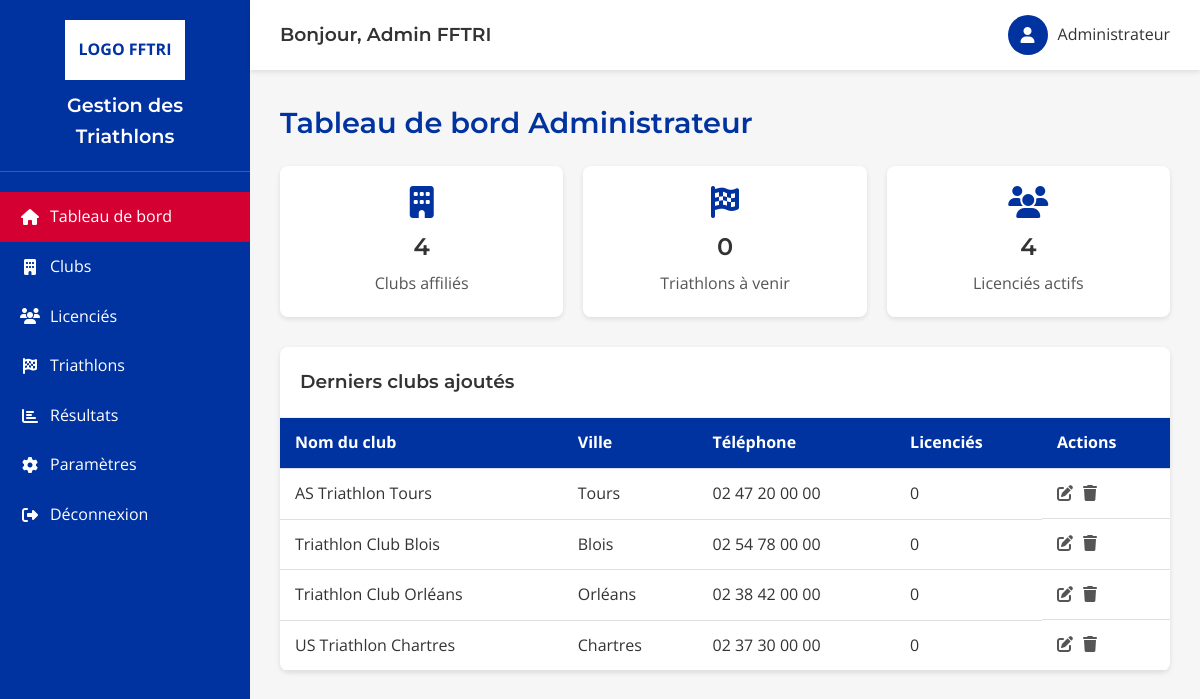
The page /index.php?module=dashboard (signed in) on the database its author committed.
### tables this page shows
CREATE TABLE clubs (
    id INT PRIMARY KEY AUTO_INCREMENT,
    name VARCHAR(100) NOT NULL,
    address VARCHAR(255),
    city VARCHAR(100) NOT NULL,
    phone VARCHAR(20),
    email VARCHAR(100),
    created_at TIMESTAMP DEFAULT CURRENT_TIMESTAMP,
    updated_at TIMESTAMP DEFAULT CURRENT_TIMESTAMP ON UPDATE CURRENT_TIMESTAMP
);

### app/core/Database.php (called while the page is built, shortened)
<?php
class Database {
    private static $instance = null;
    private $pdo;
    private function __construct() {
        try {
            $dsn = "mysql:host=" . DB_HOST . ";dbname=" . DB_NAME . ";charset=" . DB_CHARSET;
            $this->pdo = new PDO($dsn, DB_USER, DB_PASS, DB_OPTIONS);
        } catch (PDOException $e) {
            die("Erreur de connexion à la base de données : " . $e->getMessage());
        }
    }
    public static function getInstance() {
        if (self::$instance === null) {
            self::$instance = new self();
        }
        return self::$instance;
    }
    public function getConnection() {
        return $this->pdo;
    }
}
?>

### app/controllers/DashboardController.php (called while the page is built, shortened)
<?php
require_once __DIR__ . '/../core/Database.php';
require_once __DIR__ . '/../models/Club.php';
require_once __DIR__ . '/../models/Licencie.php';
require_once __DIR__ . '/../models/Triathlon.php';
class DashboardController {
    private $clubModel;
    private $licencieModel;
    private $triathlonModel;
    public function __construct() {
        $this->clubModel = new Club();
        $this->licencieModel = new Licencie();
        $this->triathlonModel = new Triathlon();
    }
    public function index() {
        $user = $_SESSION['user'];
        if ($user['role'] === 'admin') {
            $data = [
                'clubs_count' => $this->clubModel->getTotalCount(),
                'licencies_count' => $this->licencieModel->getTotalCount(),
                'triathlons_count' => $this->triathlonModel->getUpcomingCount(),
                'recent_clubs' => $this->getRecentClubs()
            ];
        }
        return $data;
    }
    private function getRecentClubs() {
        $clubs = $this->clubModel->getAll();
        return array_slice($clubs, 0, 5);
    }
}
?>

### app/models/Club.php (called while the page is built, shortened)
<?php
require_once __DIR__ . '/../core/Database.php';
class Club {
    private $db;
    public function __construct() {
        $this->db = Database::getInstance()->getConnection();
    }
    public function getAll() {
        $sql = "SELECT * FROM clubs ORDER BY name";
        $stmt = $this->db->query($sql);
        return $stmt->fetchAll();
    }
    public function getTotalCount() {
        $sql = "SELECT COUNT(*) as count FROM clubs";
        $stmt = $this->db->query($sql);
        $result = $stmt->fetch();
        return $result['count'];
    }
}
?>

### app/models/Licencie.php (called while the page is built, shortened)
<?php
require_once __DIR__ . '/../core/Database.php';
class Licencie {
    private $db;
    public function __construct() {
        $this->db = Database::getInstance()->getConnection();
    }
    public function getTotalCount() {
        $sql = "SELECT COUNT(*) as count FROM licencies";
        $stmt = $this->db->query($sql);
        $result = $stmt->fetch();
        return $result['count'];
    }
}
?>

### app/models/Triathlon.php (called while the page is built, shortened)
<?php
require_once __DIR__ . '/../core/Database.php';
class Triathlon {
    private $db;
    public function __construct() {
        $this->db = Database::getInstance()->getConnection();
    }
    public function getUpcomingCount() {
        $sql = "SELECT COUNT(*) as count FROM triathlons WHERE event_date >= CURDATE()";
        $stmt = $this->db->query($sql);
        $result = $stmt->fetch();
        return $result['count'];
    }
}
?>

### app/views/dashboard/index.php (the view, shortened to what this page needs)
<div class="page-title">
    <h1>Tableau de bord <?= $_SESSION['user']['role'] === 'admin' ? 'Administrateur' : 'Responsable Club' ?></h1>
</div>
<?php if ($_SESSION['user']['role'] === 'admin'): ?>
<div class="stats-container">
    <div class="stat-card">
        <i class="fas fa-building"></i>
        <h3><?= $data['clubs_count'] ?? 0 ?></h3>
        <p>Clubs affiliés</p>
    </div>
    <div class="stat-card">
        <i class="fas fa-flag-checkered"></i>
        <h3><?= $data['triathlons_count'] ?? 0 ?></h3>
        <p>Triathlons à venir</p>
    </div>
    <div class="stat-card">
        <i class="fas fa-users"></i>
        <h3><?= $data['licencies_count'] ?? 0 ?></h3>
        <p>Licenciés actifs</p>
    </div>
</div>
<div class="table-container">
    <div style="padding: 20px; border-bottom: 1px solid #eee;">
        <h3>Derniers clubs ajoutés</h3>
    </div>
    <table>
        <thead>
            <tr>
                <th>Nom du club</th>
                <th>Ville</th>
                <th>Téléphone</th>
                <th>Licenciés</th>
                <th>Actions</th>
            </tr>
        </thead>
        <tbody>
            <?php if (isset($data['recent_clubs']) && !empty($data['recent_clubs'])): ?>
                <?php foreach ($data['recent_clubs'] as $club): ?>
                <tr>
                    <td><?= htmlspecialchars($club['name']) ?></td>
                    <td><?= htmlspecialchars($club['city']) ?></td>
                    <td><?= htmlspecialchars($club['phone']) ?></td>
                    <td><?= $club['licencies_count'] ?? 0 ?></td>
                    <td class="actions">
                        <a href="index.php?module=clubs&action=edit&id=<?= $club['id'] ?>" class="action-btn edit"><i class="fas fa-edit"></i></a>
                        <a href="index.php?module=clubs&action=delete&id=<?= $club['id'] ?>" class="action-btn delete" onclick="return confirm('Êtes-vous sûr de vouloir supprimer ce club ?')"><i class="fas fa-trash"></i></a>
                    </td>
                </tr>
                <?php endforeach; ?>
            <?php else: ?>
                <tr>
                    <td colspan="5" style="text-align: center;">Aucun club trouvé</td>
                </tr>
            <?php endif; ?>
        </tbody>
    </table>
</div>
<?php endif; ?>

### app/views/layouts/main.php (style rules this page uses)
:root { --fftri-blue: #0033A0; --fftri-red: #D50032; --white: #FFFFFF; --light-gray: #F6F6F6; --medium-gray: #E0E0E0; --dark-gray: #555555; --text-color: #333333; }
* { margin: 0; padding: 0; box-sizing: border-box; }
body { font-family: 'Open Sans', sans-serif; color: var(--text-color); background-color: var(--light-gray); line-height: 1.6; }
h1, h2, h3, h4, h5, h6 { font-family: 'Montserrat', sans-serif; font-weight: 600; }
.page-title { margin-bottom: 20px; display: flex; justify-content: space-between; align-items: center; }
.page-title h1 { color: var(--fftri-blue); font-size: 1.8rem; }
.stats-container { display: grid; grid-template-columns: repeat(auto-fit, minmax(250px, 1fr)); gap: 20px; margin-bottom: 30px; }
.stat-card { background-color: var(--white); border-radius: 8px; padding: 20px; box-shadow: 0 2px 5px rgba(0, 0, 0, 0.1); text-align: center; }
.stat-card i { font-size: 2rem; color: var(--fftri-blue); margin-bottom: 10px; }
.stat-card h3 { font-size: 1.5rem; margin-bottom: 5px; }
.stat-card p { color: var(--dark-gray); }
.table-container { background-color: var(--white); border-radius: 8px; overflow: hidden; box-shadow: 0 2px 5px rgba(0, 0, 0, 0.1); }
table { width: 100%; border-collapse: collapse; }
thead { background-color: var(--fftri-blue); color: var(--white); }
th, td { padding: 12px 15px; text-align: left; border-bottom: 1px solid var(--medium-gray); }
.actions { display: flex; gap: 10px; }
.action-btn { background: none; border: none; cursor: pointer; font-size: 1rem; color: var(--dark-gray); transition: color 0.3s; }

### rows shown on the page
clubs: name "AS Triathlon Tours", city "Tours", phone "02 47 20 00 00", licencies_count "0"
clubs: name "Triathlon Club Blois", city "Blois", phone "02 54 78 00 00", licencies_count "0"
clubs: name "Triathlon Club Orléans", city "Orléans", phone "02 38 42 00 00", licencies_count "0"
clubs: name "US Triathlon Chartres", city "Chartres", phone "02 37 30 00 00", licencies_count "0"

### other values the page prints
$_SESSION['user']['name'] "Admin FFTRI"
$data['clubs_count'] "4"
$data['triathlons_count'] "0"
$data['licencies_count'] "4"
